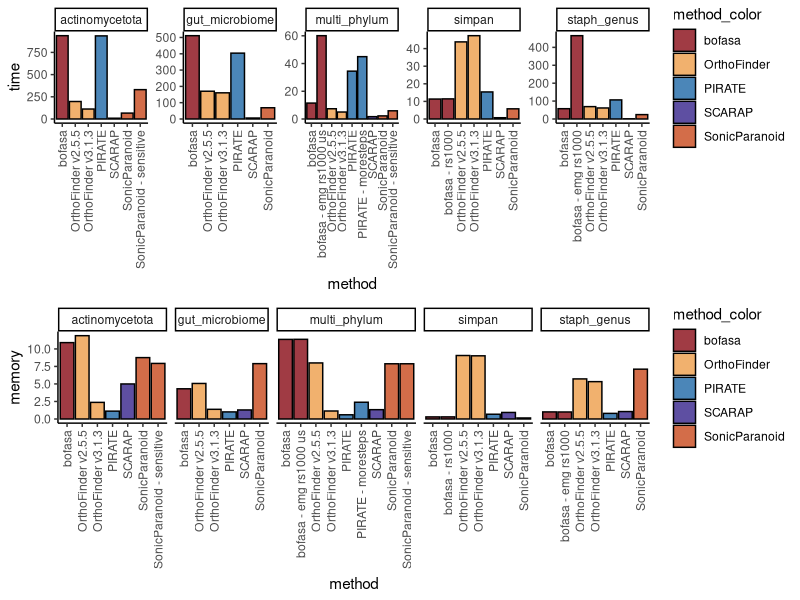

Write the R code that produced this figure.
library(ggplot2)
library(cowplot)

dat <- read.table("All_Timing_and_Resources.txt", header=T, sep='\t')

colors <- c('#A03B44', '#F1B16E', '#4B86B8', '#5E4FA2', '#D36D49', '#A1C496')
names(colors) <- c('bofasa', 'OrthoFinder', 'PIRATE', 'SCARAP', 'SonicParanoid', 'KOfam')

pdf("Timing_and_Memory.pdf", height=10, width=10)

# showcase	method  method_color	time	memory
time <- ggplot(dat, aes(x=method, y=time, fill=method_color)) + geom_bar(stat='identity', color='black') + theme_classic() + facet_wrap(~showcase, scales='free', nrow=1) + theme(axis.text.x = element_text(angle = 90, vjust = 0.5, hjust=1)) + scale_fill_manual(values=colors) 
memo <- ggplot(dat, aes(x=method, y=memory, fill=method_color)) + geom_bar(stat='identity', color='black') + theme_classic() + facet_grid(.~showcase, scales='free', space='free_x') + theme(axis.text.x = element_text(angle = 90, vjust = 0.5, hjust=1)) + scale_fill_manual(values=colors) 

plot_grid(time, memo, ncol=1)

dev.off()
